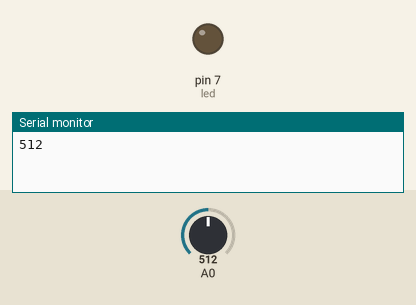
Simulated run of this sketch. Board: Arduino Uno, built with avr-gcc and run on an emulated ATmega328P. On the bench: output pins drawn as LEDs (lit = HIGH), the last lines printed to the serial monitor. The inputs (shaded band) are chosen by the test bench; at power-on: A0 = 512.

Above: at 0.1 s.
At 1.1 s:
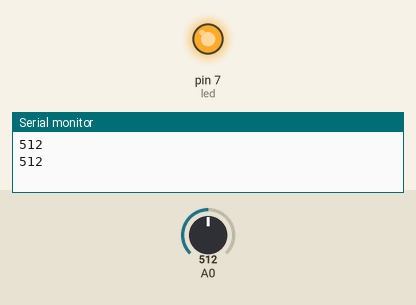
Timing chart, 0 to 2.6 s (numbered marks = the images above):
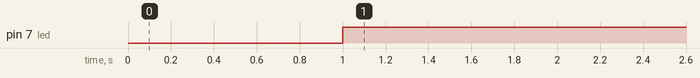

The sketch:

potentiometer+led.ino
```cpp
const int led = 7;

void setup() {
 Serial.begin(9600);
 pinMode(led,OUTPUT);
}
void loop() {
 int potValue = analogRead(A0);
 Serial.println(potValue);
 delay(1000); // add a delay to avoid sending data too fast
 if (potValue >= 300)
 {
   digitalWrite(led,HIGH); //LED turns on when readings are higher than 300
 }
 else
 digitalWrite(led,LOW);
}
```

Measured:
- by itself, pin 7 (led): LOW → HIGH at 1.0 s
